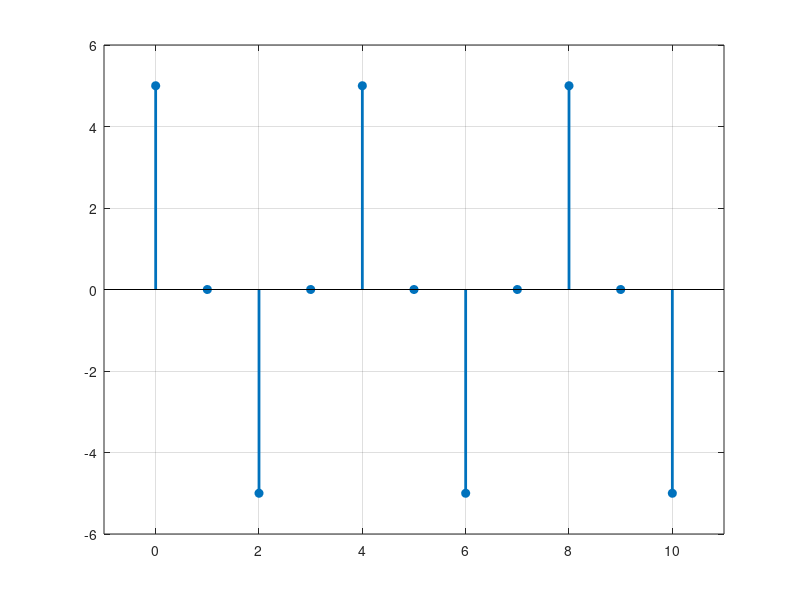
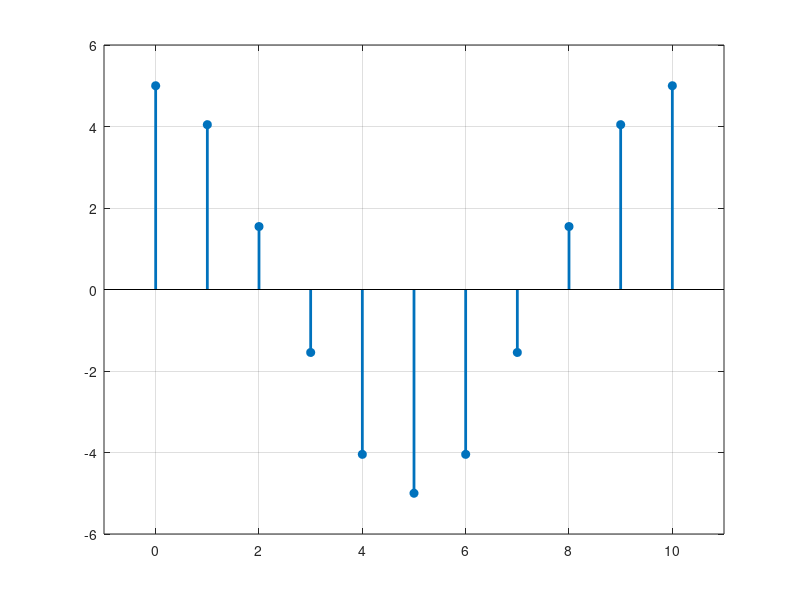
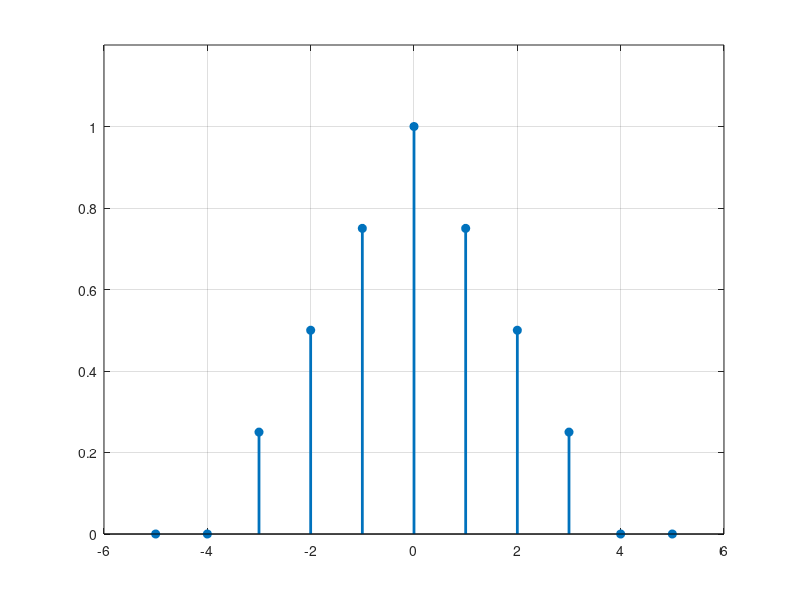
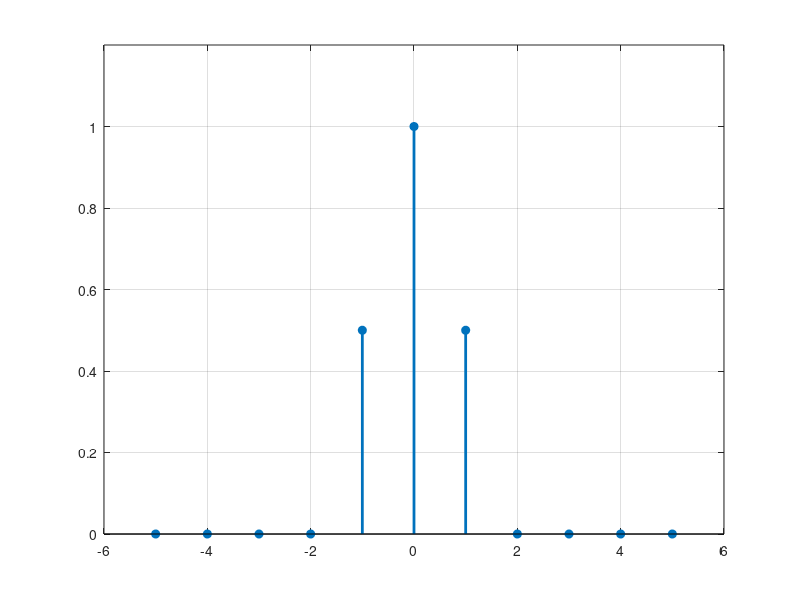

Here is the MATLAB script that generated these plots, in order:
clc;
clear all;
close all;

u = @(t) t >= 0;
%t = -2 : 0.25 : 2;
%plot(t, u(t));

delta = @(n) n==0;

tren_pulsos = @(n, k) (mod(n, k) == 0);

% Ejercicio 1
%a.
n = 0 : 10;
x1 = 5*cos(pi*n/2);
figure 1;
stem(n, x1,'filled','LineWidth', 2);
axis([-1 11 -6 6]);
grid on;
disp('Tabular de E1 a):');
disp([n; x1]);

%b.
x2 = 5*cos(pi*n/5);
figure 2;
stem(n, x2,'filled','LineWidth', 2);
axis([-1 11 -6 6]);
grid on;
disp('Tabular de E1 b):');
disp([n; x2]);

% Ejercicio 2
%a.
n = -5 : 5;
x3 = (1-abs(0.25*n)).*(u(0.25*n+1)-u(0.25*n-1));
figure 3;
stem(n, x3,'filled','LineWidth', 2);
axis([-6 6 0 1.2]);
grid on;
disp('Tabular de E2 a):');
disp([n; x3]);

%b.
x4 = (1-abs(0.5*n)).*(u(0.5*n+1)-u(0.5*n-1));
figure 4;
stem(n, x4,'filled','LineWidth', 2);
axis([-6 6 0 1.2]);
grid on;
disp('Tabular de E2 b):');
disp([n; x4]);

% Ejercicio 3
%c.
n = -2:10;
x5 = 4*exp(-0.1875*n).*u(0.25*n);
figure 5;
stem(n, x5,'filled','LineWidth', 2);
axis([-3 11 0 5]);
grid on;
disp('Tabular de E3 c):');
disp([n; x5]);

%d.
x6 = 4*exp(-0.375*n).*u(0.5*n);
figure 6;
stem(n, x6,'filled','LineWidth', 2);
axis([-3 11 0 5]);
grid on;
disp('Tabular de E3 d):');
disp([n; x6]);

% Ejercicio 4
%a.
n = -5:5;
x7 = 5*delta(n);
figure 7;
stem(n, x7,'filled','LineWidth', 2);
axis([-6 6 0 6]);
grid on;
disp('Tabular de E4 a):');
disp([n; x7]);

%b.
x8 = delta(n+2);
figure 8;
stem(n, x8,'filled','LineWidth', 2);
axis([-6 6 0 1.2]);
grid on;
disp('Tabular de E4 b):');
disp([n; x8]);

% Ejercicio 5
%a.
n = -5:5;
x9 = tren_pulsos(n, 2);
figure 9;
stem(n, x9,'filled','LineWidth', 2);
axis([-6 6 0 1.2]);
grid on;
disp('Tabular de E5 a):');
disp([n; x9]);

%b.
x10 = tren_pulsos(n, 4);
figure 10;
stem(n, x10,'filled','LineWidth', 2);
axis([-6 6 0 1.2]);
grid on;
disp('Tabular de E5 b):');
disp([n; x10]);

% Ejercicio 6
%a.
x11 = 5*u(n);
figure 11;
stem(n, x11,'filled','LineWidth', 2);
axis([-6 6 0 6]);
grid on;
disp('Tabular de E6 a):');
disp([n; x11]);

%b.
x12 = u(n+2);
figure 12;
stem(n, x12,'filled','LineWidth', 2);
axis([-6 6 0 1.2]);
grid on;
disp('Tabular de E6 b):');
disp([n; x12]);

% Ejercicio 7
%a.
n = 0:10;
x13 = (0.75).^n;
figure 13;
stem(n, x13,'filled','LineWidth', 2);
axis([-1 11 0 1.2]);
grid on;
disp('Tabular de E7 a):');
disp([n; x13]);

%b.
n = 0:10;
x14 = (-0.75).^n;
figure 14;
stem(n, x14,'filled','LineWidth', 2);
axis([-1 11 -1.2 1.2]);
grid on;
disp('Tabular de E7 b):');
disp([n; x14]);

% Ejercicio 8
%a.
n = 0:8;
x15 = 5*sin(pi*n/4);
figure 15;
stem(n, x15,'filled','LineWidth', 2);
axis([-1 9 -6 6]);
grid on;
disp('Tabular de E8 a):');
disp([n; x15]);

%b.
x16 = 5*cos(pi*n/4);
figure 16;
stem(n, x16,'filled','LineWidth', 2);
axis([-1 9 -6 6]);
grid on;
disp('Tabular de E8 b):');
disp([n; x16]);
